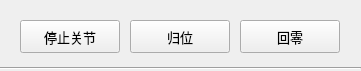
   <widget class="QWidget" name="widget" native="true">
    <property name="geometry">
     <rect>
      <x>20</x>
      <y>270</y>
      <width>361</width>
      <height>71</height>
     </rect>
    </property>
    <widget class="QPushButton" name="pBtn_StopJoint">
     <property name="geometry">
      <rect>
       <x>20</x>
       <y>20</y>
       <width>100</width>
       <height>33</height>
      </rect>
     </property>
     <property name="sizePolicy">
      <sizepolicy hsizetype="Preferred" vsizetype="Preferred">
       <horstretch>0</horstretch>
       <verstretch>0</verstretch>
      </sizepolicy>
     </property>
     <property name="font">
      <font>
       <family>PingFang SC</family>
       <pointsize>10</pointsize>
       <weight>50</weight>
       <italic>false</italic>
       <bold>false</bold>
       <stylestrategy>PreferAntialias</stylestrategy>
      </font>
     </property>
     <property name="text">
      <string>停止关节</string>
     </property>
    </widget>
    <widget class="QPushButton" name="pBtn_BackStart">
     <property name="geometry">
      <rect>
       <x>130</x>
       <y>20</y>
       <width>100</width>
       <height>33</height>
      </rect>
     </property>
     <property name="sizePolicy">
      <sizepolicy hsizetype="Preferred" vsizetype="Preferred">
       <horstretch>0</horstretch>
       <verstretch>0</verstretch>
      </sizepolicy>
     </property>
     <property name="font">
      <font>
       <family>PingFang SC</family>
       <pointsize>10</pointsize>
       <weight>50</weight>
       <italic>false</italic>
       <bold>false</bold>
       <stylestrategy>PreferAntialias</stylestrategy>
      </font>
     </property>
     <property name="text">
      <string>归位</string>
     </property>
    </widget>
    <widget class="QPushButton" name="pBtn_BackZero">
     <property name="geometry">
      <rect>
       <x>240</x>
       <y>20</y>
       <width>100</width>
       <height>33</height>
      </rect>
     </property>
     <property name="sizePolicy">
      <sizepolicy hsizetype="Preferred" vsizetype="Preferred">
       <horstretch>0</horstretch>
       <verstretch>0</verstretch>
      </sizepolicy>
     </property>
     <property name="font">
      <font>
       <family>PingFang SC</family>
       <pointsize>10</pointsize>
       <weight>50</weight>
       <italic>false</italic>
       <bold>false</bold>
       <stylestrategy>PreferAntialias</stylestrategy>
      </font>
     </property>
     <property name="text">
      <string>回零</string>
     </property>
    </widget>
    <widget class="Line" name="line_8">
     <property name="geometry">
      <rect>
       <x>0</x>
       <y>60</y>
       <width>361</width>
       <height>16</height>
      </rect>
     </property>
     <property name="sizePolicy">
      <sizepolicy hsizetype="Preferred" vsizetype="Preferred">
       <horstretch>0</horstretch>
       <verstretch>0</verstretch>
      </sizepolicy>
     </property>
     <property name="orientation">
      <enum>Qt::Horizontal</enum>
     </property>
    </widget>
   </widget>
